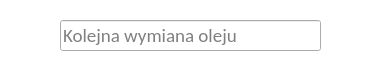
<?xml version="1.0" encoding="UTF-8"?>
<ui version="4.0">
 <class>OilDialog</class>
 <widget class="QDialog" name="OilDialog">
  <property name="geometry">
   <rect>
    <x>0</x>
    <y>0</y>
    <width>372</width>
    <height>72</height>
   </rect>
  </property>
  <property name="minimumSize">
   <size>
    <width>372</width>
    <height>72</height>
   </size>
  </property>
  <property name="maximumSize">
   <size>
    <width>372</width>
    <height>72</height>
   </size>
  </property>
  <property name="windowTitle">
   <string/>
  </property>
  <property name="windowIcon">
   <iconset resource="resources.qrc">
    <normaloff>:/images/images/oil.png</normaloff>:/images/images/oil.png</iconset>
  </property>
  <property name="styleSheet">
   <string notr="true">QDialog {background: white;}


QMessageBox QPushButton:hover {
border-radius: 5px;
background: rgb(255,140,0);
}

QMessageBox QPushButton{
color: white;
border-radius: 5px;
background: qlineargradient(x1:0, y1:0, x2:0, y2:1,
   stop: 0 rgba(255,140,0), stop: 0.7 rgb(255,105,0));
min-height: 30px;
min-width: 70px;
}

QMessageBox QPushButton:pressed {
color: white;
border-radius: 5px;
background: rgb(255,105,0);
}
</string>
  </property>
  <widget class="QLineEdit" name="leOil">
   <property name="geometry">
    <rect>
     <x>60</x>
     <y>20</y>
     <width>261</width>
     <height>31</height>
    </rect>
   </property>
   <property name="font">
    <font>
     <family>Calibri</family>
     <pointsize>14</pointsize>
    </font>
   </property>
   <property name="focusPolicy">
    <enum>Qt::ClickFocus</enum>
   </property>
   <property name="styleSheet">
    <string notr="true"/>
   </property>
   <property name="placeholderText">
    <string>Kolejna wymiana oleju</string>
   </property>
  </widget>
  <widget class="QPushButton" name="btnAddOil">
   <property name="geometry">
    <rect>
     <x>330</x>
     <y>23</y>
     <width>31</width>
     <height>27</height>
    </rect>
   </property>
   <property name="styleSheet">
    <string notr="true">QPushButton:hover {
border-radius: 5px;
background: rgb(210,210,210);
}

QPushButton{
color: rgb(70,70,70);
border-radius: 5px;
background: qlineargradient(x1:0, y1:0, x2:0, y2:1,
   stop: 0 rgba(230,230,230), stop: 0.7 rgb(210,210,210));
}

QPushButton:pressed {
color: white;
border-radius: 5px;
background: rgb(230,230,230);
}
</string>
   </property>
   <property name="text">
    <string/>
   </property>
   <property name="icon">
    <iconset resource="resources.qrc">
     <normaloff>:/images/images/savetodb.png</normaloff>:/images/images/savetodb.png</iconset>
   </property>
   <property name="iconSize">
    <size>
     <width>32</width>
     <height>32</height>
    </size>
   </property>
  </widget>
  <widget class="QLabel" name="lblOilImage">
   <property name="geometry">
    <rect>
     <x>10</x>
     <y>20</y>
     <width>31</width>
     <height>31</height>
    </rect>
   </property>
   <property name="focusPolicy">
    <enum>Qt::StrongFocus</enum>
   </property>
   <property name="toolTip">
    <string>Przebieg</string>
   </property>
   <property name="text">
    <string/>
   </property>
   <property name="pixmap">
    <pixmap resource="resources.qrc">:/images/images/oil.png</pixmap>
   </property>
   <property name="scaledContents">
    <bool>true</bool>
   </property>
  </widget>
 </widget>
 <resources>
  <include location="resources.qrc"/>
 </resources>
 <connections/>
</ui>
